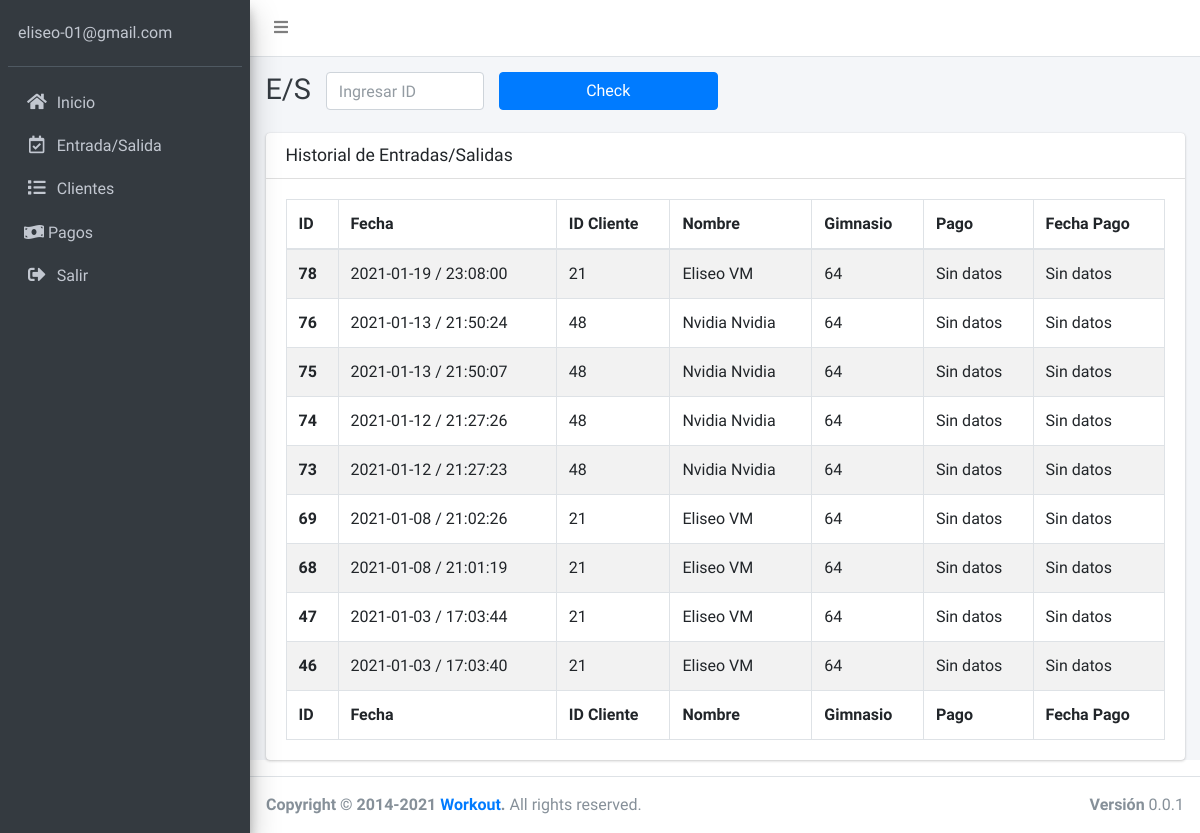
Page /admin/pages/entrada-salida.php (signed in) on the earlier database version.
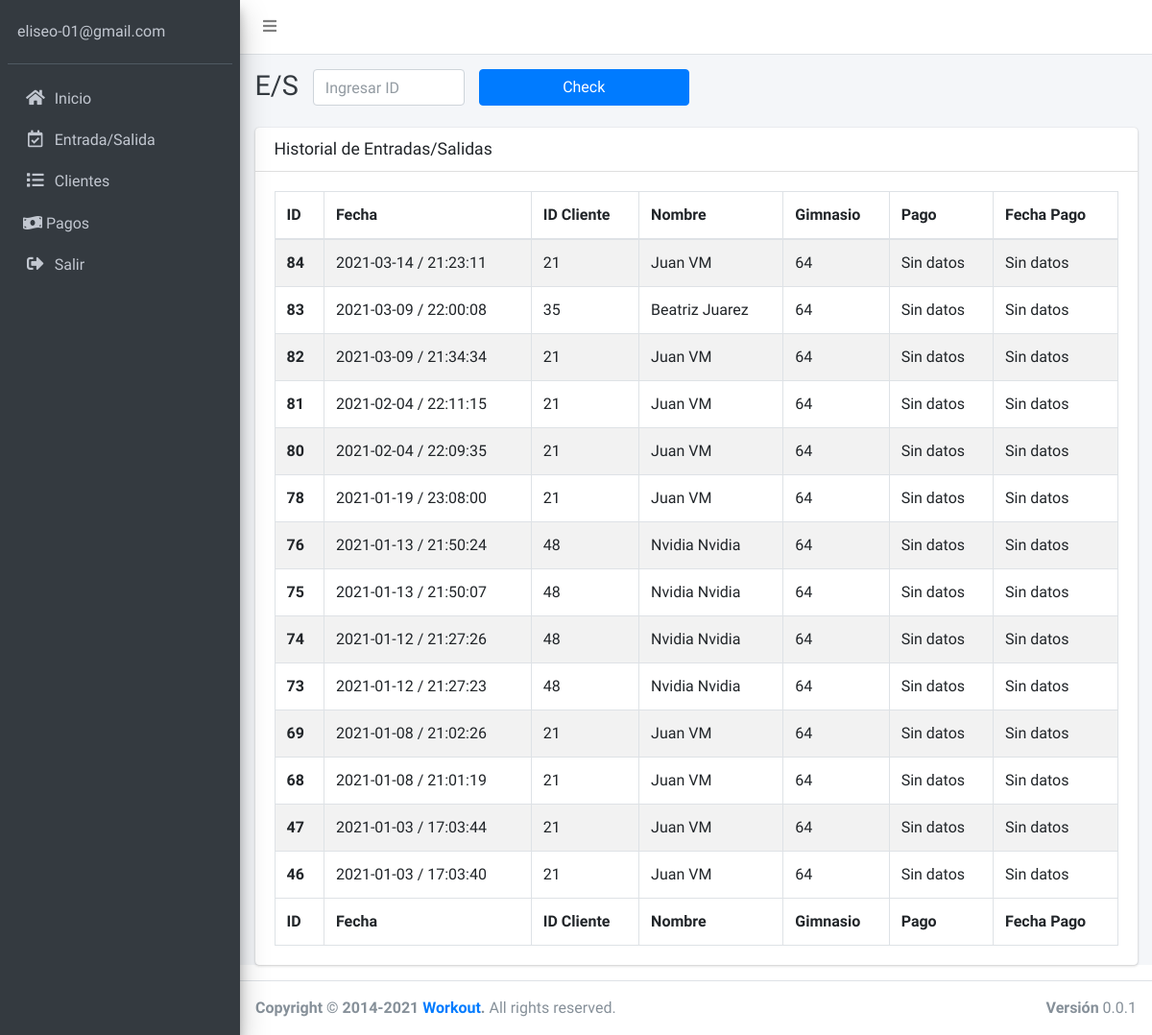
Same page on the later database version.
### tables this page shows
CREATE TABLE `entrada_salida` (
  `id_entrada_salida` int(11) NOT NULL,
  `cliente_entrada_salida` int(11) NOT NULL,
  `fecha_entrada_salida` date NOT NULL,
  `e_s` time NOT NULL
);

CREATE TABLE `cliente` (
  `id_cliente` int(11) NOT NULL,
  `nombre_cliente` varchar(60) NOT NULL,
  `apellido_cliente` varchar(60) NOT NULL,
  `email_cliente` varchar(60) NOT NULL,
  `fecha_nacimiento_cliente` date NOT NULL,
  `telefono_cliente` varchar(15) NOT NULL,
  `gimnasio_cliente` int(11) NOT NULL,
  `url_imagen_cliente` varchar(100) NOT NULL,
  `fecha_creacion_cliente` date DEFAULT NULL
);

### admin/pages/entrada-salida.php (the view, shortened to what this page needs)
<?php
include 'funciones/funciones.php';
include 'templates/header.php';
include 'templates/barra-superior.php';
include 'templates/barra-lateral.php';
$id = $_SESSION['id'];
?>
  <div class="content-wrapper">
    <div class="content-header">
      <div class="container-fluid">
        <div class="row mb-2">
          <div class="col-sm-12">
            <form name="guardar-registro-entrada-salida" id="guardar-registro-entrada-salida" method="POST" action="modelo-entrada-salida.php" data-aos="fade">
              <div class="row">
                <div class="col-3">
                  <div class="row">
                    <div class="col-md-auto">
                      <h1 class="m-0 text-dark">E/S</h1>
                    </div>
                    <div class="col">
                      <input type="text" class="form-control" name="id_entrada_salida" id="id_entrada_salida" placeholder="Ingresar ID">
                    </div>
                  </div>
                </div>
                <div class="col-3">
                  <input type="submit" class="btn btn-block btn-primary" id="" value="Check">
                </div>
                </div>
              </form>
          </div>
        </div>
      </div>
    </div>
    <section class="content">
      <div class="container-fluid">
        <div class="card">
          <div class="card-header">
            <h3 class="card-title">Historial de Entradas/Salidas</h3>
          </div>
          <div class="card-body">
            <table id="registros-entrada-salida" class="table table-bordered table-striped">
              <thead>
              <tr>
                <th>ID</th>
                <th>Fecha</th>
                <th>ID Cliente</th>
                <th>Nombre</th>
                <th>Gimnasio</th>
                <th>Pago</th>
                <th>Fecha Pago</th>
              </tr>
              </thead>
              <tbody>
                <?php
                try {
                  $sql = "SELECT ";
                  $sql .= " es.id_entrada_salida AS 'id_entrada_salida', ";
                  $sql .= " es.fecha_entrada_salida AS 'f_entrada_salida', ";
                  $sql .= " es.e_s AS 'h_entrada_salida', ";
                  $sql .= " c.id_cliente AS 'id_cliente', ";
                  $sql .= " c.nombre_cliente AS 'nombre_cliente', ";
                  $sql .= " c.apellido_cliente AS 'apellido_cliente', ";
                  $sql .= " c.gimnasio_cliente AS 'gimnasio_cliente', ";
                  $sql .= " IFNULL(p.id_pago, 'Sin datos') AS 'id_pago', ";
                  $sql .= " IFNULL(p.nombre_cliente_pago, 'Sin datos') AS 'id_cliente_en_el_pago', ";
                  $sql .= " IFNULL(p.cobertura_pago, 'Sin datos') AS 'cobertura_pago', ";
                  $sql .= " IFNULL(p.pago, 'Sin datos') AS 'pago', ";
                  $sql .= " IFNULL(p.fecha_creacion_pago, 'Sin datos') AS 'fecha_pago' ";
                  $sql .= " FROM entrada_salida es ";
                  $sql .= " LEFT JOIN cliente c ";
                  $sql .= " ON es.cliente_entrada_salida = c.id_cliente ";
                  $sql .= " LEFT JOIN pago p ";
                  $sql .= " ON c.id_cliente = p.nombre_cliente_pago ";
                  $sql .= " WHERE c.gimnasio_cliente = $id ";
                  $sql .= " ORDER BY es.id_entrada_salida DESC ";
                  $resultado = $conn->query($sql);
                } catch (Exception $e) {
                  $error = $e->getMessage();
                  echo $error;
                }
                while($entrada_salida = $resultado->fetch_assoc()) { ?>
                  <tr>
                    <th><?php echo $entrada_salida['id_entrada_salida']; ?></th>
                    <td><?php echo $entrada_salida['f_entrada_salida'] . ' / ' . $entrada_salida['h_entrada_salida']; ?></td>
                    <td><?php echo $entrada_salida['id_cliente']; ?></td>
                    <td><?php echo $entrada_salida['nombre_cliente'] . ' ' . $entrada_salida['apellido_cliente']; ?></td>
                    <td><?php echo $entrada_salida['gimnasio_cliente']; ?></td>
                    <td><?php echo $entrada_salida['pago']; ?></td>
                    <td><?php echo $entrada_salida['fecha_pago']; ?></td>
                  </tr>
                <?php } ?>
              </tbody>
              <tfoot>
              <tr>
                <th>ID</th>
                <th>Fecha</th>
                <th>ID Cliente</th>
                <th>Nombre</th>
                <th>Gimnasio</th>
                <th>Pago</th>
                <th>Fecha Pago</th>
              </tr>
              </tfoot>
            </table>
          </div>
        </div>
      </div>
    </section>
  </div>
<?php
include 'templates/footer.php';
?>

Differences in the rows shown:
added entrada_salida: id_entrada_salida "84", fecha_entrada_salida "2021-03-14", e_s "21:23:11", cliente_entrada_salida.id_cliente "21", cliente_entrada_salida.nombre_cliente "Juan", cliente_entrada_salida.apellido_cliente "VM", cliente_entrada_salida.gimnasio_cliente "64", pago "Sin datos", fecha_pago "Sin datos"
added entrada_salida: id_entrada_salida "83", fecha_entrada_salida "2021-03-09", e_s "22:00:08", cliente_entrada_salida.id_cliente "35", cliente_entrada_salida.nombre_cliente "Beatriz", cliente_entrada_salida.apellido_cliente "Juarez", cliente_entrada_salida.gimnasio_cliente "64", pago "Sin datos", fecha_pago "Sin datos"
added entrada_salida: id_entrada_salida "82", fecha_entrada_salida "2021-03-09", e_s "21:34:34", cliente_entrada_salida.id_cliente "21", cliente_entrada_salida.nombre_cliente "Juan", cliente_entrada_salida.apellido_cliente "VM", cliente_entrada_salida.gimnasio_cliente "64", pago "Sin datos", fecha_pago "Sin datos"
added entrada_salida: id_entrada_salida "81", fecha_entrada_salida "2021-02-04", e_s "22:11:15", cliente_entrada_salida.id_cliente "21", cliente_entrada_salida.nombre_cliente "Juan", cliente_entrada_salida.apellido_cliente "VM", cliente_entrada_salida.gimnasio_cliente "64", pago "Sin datos", fecha_pago "Sin datos"
added entrada_salida: id_entrada_salida "80", fecha_entrada_salida "2021-02-04", e_s "22:09:35", cliente_entrada_salida.id_cliente "21", cliente_entrada_salida.nombre_cliente "Juan", cliente_entrada_salida.apellido_cliente "VM", cliente_entrada_salida.gimnasio_cliente "64", pago "Sin datos", fecha_pago "Sin datos"
changed through a linked row, entrada_salida id 78: cliente_entrada_salida.nombre_cliente "Eliseo" → "Juan"
changed through a linked row, entrada_salida id 69: cliente_entrada_salida.nombre_cliente "Eliseo" → "Juan"
changed through a linked row, entrada_salida id 68: cliente_entrada_salida.nombre_cliente "Eliseo" → "Juan"
changed through a linked row, entrada_salida id 47: cliente_entrada_salida.nombre_cliente "Eliseo" → "Juan"
changed through a linked row, entrada_salida id 46: cliente_entrada_salida.nombre_cliente "Eliseo" → "Juan"
